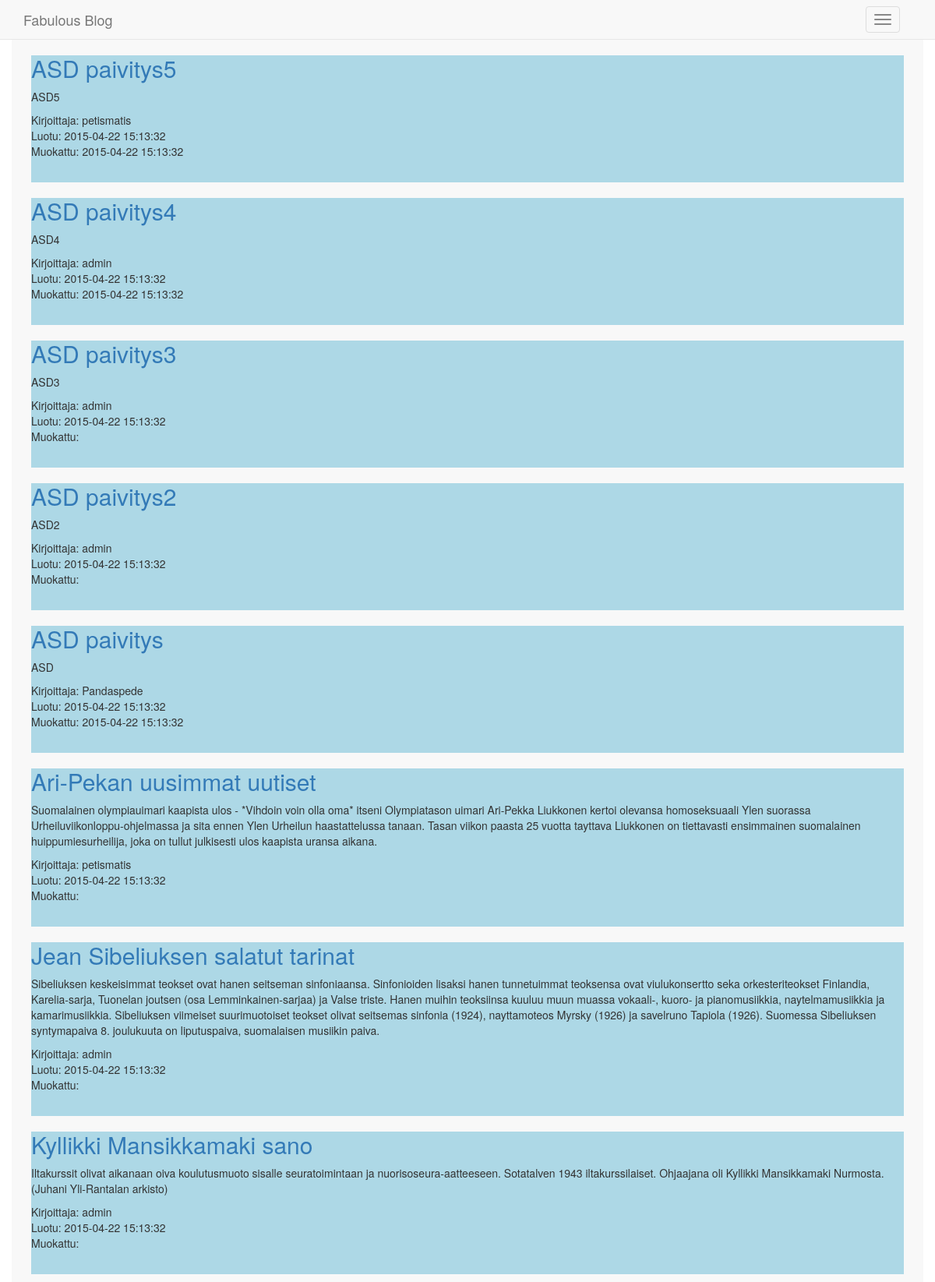
The page / on the database its author committed.
### tables this page shows
CREATE TABLE IF NOT EXISTS `Postaus` (
  `idPostaus` INT NOT NULL AUTO_INCREMENT,
  `otsikko` VARCHAR(45) NULL,
  `sisalto` LONGTEXT NULL,
  `idKayttaja` INT NULL,
  `luontiAika` DATETIME NOT NULL,
  `muokattu` DATETIME NULL,
  PRIMARY KEY (`idPostaus`),
  INDEX `fk_Merkinta_Kayttaja_idx` (`idKayttaja` ASC),
  CONSTRAINT `fk_Merkinta_Kayttaja`
    FOREIGN KEY (`idKayttaja`)
    REFERENCES `Kayttaja` (`idKayttaja`)
    ON DELETE SET NULL
    ON UPDATE NO ACTION);

CREATE TABLE IF NOT EXISTS `Kayttaja` (
  `idKayttaja` INT NOT NULL AUTO_INCREMENT,
  `kayttajaNimi` VARCHAR(45) NOT NULL,
  `email` VARCHAR(45) NOT NULL,
  `salasana` VARCHAR(255) NOT NULL,
  `liittymisPaiva` DATETIME NULL,
  PRIMARY KEY (`idKayttaja`),
  UNIQUE INDEX `kayttajaNimi_UNIQUE` (`kayttajaNimi` ASC));

### Tietokanta.class.php (called while the page is built, shortened)
<?php
class Tietokanta {
	private $db;
    function __construct() {
		try {
			$this->db = new PDO('mysql:host=mysql.labranet.jamk.fi;dbname='. DB_NAME .';charset=utf8', USER_NAME, PASSWORD);
			$this->db->setAttribute(PDO::ATTR_ERRMODE, PDO::ERRMODE_EXCEPTION);
			$this->db->setAttribute(PDO::ATTR_EMULATE_PREPARES, false);
		} catch(PDOException $ex) {
			echo "ErrMsg to enduser!<hr>\n";
			echo "CatchErrMsg: " . $ex->getMessage() . "<hr>\n";
		}
	}
	public function showPosts() {
		$stmt = $this->db->query("SELECT * FROM Postaus order by idPostaus DESC;");
		return $stmt->fetchAll(PDO::FETCH_ASSOC);
	}
	public function haeHenkNimi($id) {
	$stmt = $this->db->prepare("SELECT kayttajaNimi FROM Kayttaja where idKayttaja = ?");
	$stmt->execute(array($id));
	return $stmt->fetch(PDO::FETCH_ASSOC);
	}
}?>

### listPosts.php (the view)
<div class="container">
			<?php
			if (isset($_GET['tagi'])){
				$tiedot = $dbTouch->showPostsHasTag($_GET['tagi']);
				foreach($tiedot as $id)
				{
				$plaa = $dbTouch->showPost($id['idPostaus']);
				$nimi = $dbTouch->haeHenkNimi($plaa['idKayttaja']);
				echo "<div class='content'>";
				echo "<a href='index.php?page=showPost&post={$plaa['idPostaus']}'>{$plaa['otsikko']}</a>";
				echo "{$plaa['sisalto']}  Kirjoittaja: {$nimi['kayttajaNimi']} <br> Luotu: {$plaa['luontiAika']}<br> Muokattu: {$plaa['muokattu']} ";
				echo "</div>";
				}
			}
			else{
				$tiedot = $dbTouch->showPosts();
				foreach($tiedot as $plaa)
				{
				$nimi = $dbTouch->haeHenkNimi($plaa['idKayttaja']);
				echo "<div class='content'>";
				echo "<a href='index.php?page=showPost&post={$plaa['idPostaus']}'>{$plaa['otsikko']}</a>";
				echo "{$plaa['sisalto']}  Kirjoittaja: {$nimi['kayttajaNimi']} <br> Luotu: {$plaa['luontiAika']}<br> Muokattu: {$plaa['muokattu']} ";
				echo "</div>";
				}
			}
			?>
</div>

### index.php (shortened to what this page needs)
<?php
require_once ("Tietokanta.class.php");
$dbTouch = new Tietokanta();
		?>
<!DOCTYPE html>
<html>
<head>
</head>
<body>
	 <?php include("privilege.php");?>
</body>
</html>

### navbar.php (shortened to what this page needs)
<div class="navbar navbar-default navbar-fixed-top">
    <div class="container">
        <div class="navbar-header">
            <button class="navbar-toggle" type="button" data-toggle="collapse" data-target="#navbar-main">
                <span class="icon-bar"></span>
                <span class="icon-bar"></span>
                <span class="icon-bar"></span>
            </button>
            <a class="navbar-brand" href="index.php">Fabulous Blog</a>
        </div>
    </div>
	</div>

### privilege.php (shortened to what this page needs)
<?php
$requiredPrivileges = array(
	'showUsers' => 'Admin',
    'editUser' => 'Admin',
    'editPost' => 'Admin',
	'editComment' => 'Admin',
    'manageComments' => 'Admin',
    'managePosts' => 'Admin',
    'userInfo' => 'Admin',
	'newPost' => 'User',
    'listPosts' => 'Free',
    'register' => 'Free',
    'showPost' => 'Free',
	'editMyInfo' => 'Any',
);
@$yourPrivileges = $dbTouch->oikeudet($_SESSION['idKayttaja']);
include("navbar.php");
if (!empty($page) && (($requiredPrivileges[$page] == 'Free') || isset($yourPrivileges[$requiredPrivileges[$page]]) || ($requiredPrivileges[$page] == 'Any' && !empty($yourPrivileges)))) {
	$page .= '.php';
	include($page);
}
else {
	include('listPosts.php');
}

### style.css (style rules this page uses)
html { height: 100%; width: 100%; }
body { padding-top: 51px; padding-bottom: 30px; height: 100%; width: 100%; background-color: white; -webkit-background-size: cover; -moz-background-size: cover; -o-background-size: cover; background-size: cover; }
.container { background-color: #F8F8F8; }
.content { background-color: lightblue; margin: 10px; list-style-type:none; padding-bottom:30px; }
@media (max-width: 1200px) { .navbar-header { float: none; } }
@media (max-width: 1200px) { .navbar-toggle { display: block; } }
@media (max-width: 1200px) { .navbar-fixed-top { top: 0; border-width: 0 0 1px; } }

### rows shown on the page
postaus: otsikko "ASD paivitys5", sisalto "ASD5", idKayttaja.kayttajaNimi "petismatis", luontiAika "2015-04-22 15:13:32", muokattu "2015-04-22 15:13:32"
postaus: otsikko "ASD paivitys4", sisalto "ASD4", idKayttaja.kayttajaNimi "admin", luontiAika "2015-04-22 15:13:32", muokattu "2015-04-22 15:13:32"
postaus: otsikko "ASD paivitys3", sisalto "ASD3", idKayttaja.kayttajaNimi "admin", luontiAika "2015-04-22 15:13:32"
postaus: otsikko "ASD paivitys2", sisalto "ASD2", idKayttaja.kayttajaNimi "admin", luontiAika "2015-04-22 15:13:32"
postaus: otsikko "ASD paivitys", sisalto "ASD", idKayttaja.kayttajaNimi "Pandaspede", luontiAika "2015-04-22 15:13:32", muokattu "2015-04-22 15:13:32"
postaus: otsikko "Ari-Pekan uusimmat uutiset", sisalto "Suomalainen olympiauimari kaapista ulos - *Vihdoin voin olla oma* itseni Olympiatason uimari Ari-Pekka Liukkonen kertoi olevansa homoseksuaali Ylen suorassa Urheiluviikonloppu-ohjelmassa ja sita ennen Ylen Urheilun haastattelussa tanaan. Tasan viikon paasta 25 vuotta tayttava Liukkonen on tiettavasti ensimmainen suomalainen huippumiesurheilija, joka on tullut julkisesti ulos kaapista uransa aikana.", idKayttaja.kayttajaNimi "petismatis", luontiAika "2015-04-22 15:13:32"
postaus: otsikko "Jean Sibeliuksen salatut tarinat", sisalto "Sibeliuksen keskeisimmat teokset ovat hanen seitseman sinfoniaansa. Sinfonioiden lisaksi hanen tunnetuimmat teoksensa ovat viulukonsertto seka orkesteriteokset Finlandia, Karelia-sarja, Tuonelan joutsen (osa Lemminkainen-sarjaa) ja Valse triste. Hanen muihin teoksiinsa kuuluu muun muassa vokaali-, kuoro- ja pianomusiikkia, naytelmamusiikkia ja kamarimusiikkia. Sibeliuksen viimeiset suurimuotoiset teokset olivat seitsemas sinfonia (1924), nayttamoteos Myrsky (1926) ja savelruno Tapiola (1926). Suomessa Sibeliuksen syntymapaiva 8. joulukuuta on liputuspaiva, suomalaisen musiikin paiva.", idKayttaja.kayttajaNimi "admin", luontiAika "2015-04-22 15:13:32"
postaus: otsikko "Kyllikki Mansikkamaki sano", sisalto "Iltakurssit olivat aikanaan oiva koulutusmuoto sisalle seuratoimintaan ja nuorisoseura-aatteeseen. Sotatalven 1943 iltakurssilaiset. Ohjaajana oli Kyllikki Mansikkamaki Nurmosta. (Juhani Yli-Rantalan arkisto)", idKayttaja.kayttajaNimi "admin", luontiAika "2015-04-22 15:13:32"
